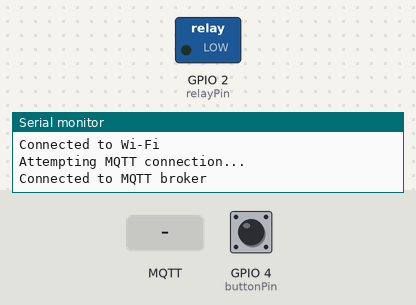
This sketch was run on a simulated ESP32. Parts: switched loads named in the sketch (green lamp = pin HIGH), the last lines printed to the serial monitor. The test bench sets the inputs (shaded band); at power-on: GPIO 4 (buttonPin) LOW. WiFi joins after 1.5 s; servers stay silent unless stated; no MQTT or app messages arrive unless stated.

Above: at 3.2 s.
3.3 s: MQTT message "1" arrives on the first subscribed topic
At 3.9 s:
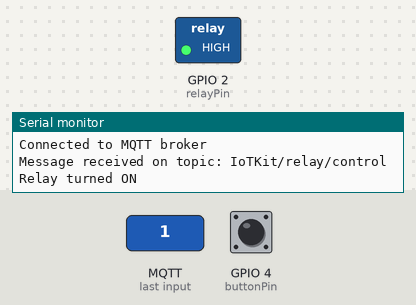
6.5 s: MQTT message "0" arrives on the first subscribed topic
At 7.4 s:
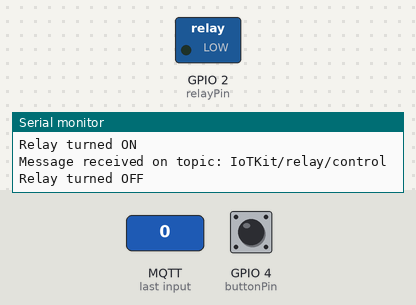
Timing chart, 0 to 9.5 s (numbered marks = the images above; inputs shaded):
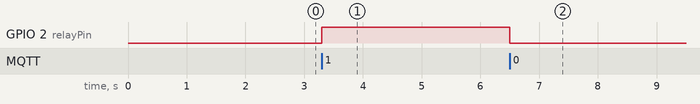

The sketch:

RelayPushMQTT.ino
```cpp
#include <WiFi.h>
#include <PubSubClient.h>

// WiFi settings
const char* ssid = "TCE-IoT";
const char* password = "IoT-1010";

// MQTT broker settings
const char* mqtt_server = "10.42.0.222";
const int mqtt_port = 1883; // MQTT broker port
const char* mqtt_user = "stemtec";
const char* mqtt_password = "stem@123";

const char* relay_topic = "IoTKit/relay/control";
const char* button_topic = "IoTKit/button/state";

// Relay and Button Pin Definitions
const int relayPin = 2;     // GPIO pin connected to relay
const int buttonPin = 4;   // GPIO pin connected to push button

// Push button debounce delay (milliseconds)
const unsigned long debounceDelay = 50;

// WiFi and MQTT client
WiFiClient espClient;
PubSubClient mqttClient(espClient);

// Button state variables
int buttonState = LOW;
int lastButtonState = LOW;
unsigned long lastDebounceTime = 0;

void setup() {
  Serial.begin(115200);

  // Initialize GPIO pins
  pinMode(relayPin, OUTPUT);
  pinMode(buttonPin, INPUT);

  // Connect to Wi-Fi
  connectWiFi();

  // Set MQTT server and callback
  mqttClient.setServer(mqtt_server, mqtt_port);
  mqttClient.setCallback(mqttCallback);

  // Wait for serial communication to be ready
  while (!Serial) {
    delay(10);
  }
}

void loop() {
  if (!mqttClient.connected()) {
    reconnectMQTT();
  }

  // Check button state for debounce
  int reading = digitalRead(buttonPin);

  if (reading != lastButtonState) {
    lastDebounceTime = millis();
  }

  if ((millis() - lastDebounceTime) > debounceDelay) {
    if (reading != buttonState) {
      buttonState = reading;

      // Publish button state to MQTT topic
      mqttClient.publish(button_topic, (buttonState == HIGH) ? "1" : "0");

      Serial.print("Button state changed to ");
      Serial.println(buttonState);

      // Toggle relay based on button state
      //nodigitalWrite(relayPin, buttonState);
    }
  }

  lastButtonState = reading;

  mqttClient.loop();
}

void connectWiFi() {
  Serial.println("Connecting to Wi-Fi");
  WiFi.begin(ssid, password);

  while (WiFi.status() != WL_CONNECTED) {
    delay(1000);
    Serial.println("Connecting to WiFi...");
  }

  Serial.println("Connected to Wi-Fi");
}

void reconnectMQTT() {
  while (!mqttClient.connected()) {
    Serial.println("Attempting MQTT connection...");

    if (mqttClient.connect("ESP32Client", mqtt_user, mqtt_password)) {
      Serial.println("Connected to MQTT broker");

      // Subscribe to MQTT topics
      mqttClient.subscribe(relay_topic);
    } else {
      Serial.print("Failed, rc=");
      Serial.print(mqttClient.state());
      Serial.println(" Retrying in 5 seconds...");
      delay(5000);
    }
  }
}

void mqttCallback(char* topic, byte* payload, unsigned int length) {
  Serial.print("Message received on topic: ");
  Serial.println(topic);

  // Handle messages for controlling the relay
  if (strcmp(topic, relay_topic) == 0) {
    if (payload[0] == '1') {
      digitalWrite(relayPin, HIGH);
      Serial.println("Relay turned ON");
    } else if (payload[0] == '0') {
      digitalWrite(relayPin, LOW);
      Serial.println("Relay turned OFF");
    }
  }
}
```

Measured:
- after the input at 3.3 s, GPIO 2 (relayPin): LOW → HIGH at once
- after the input at 6.5 s, GPIO 2 (relayPin): HIGH → LOW at once
